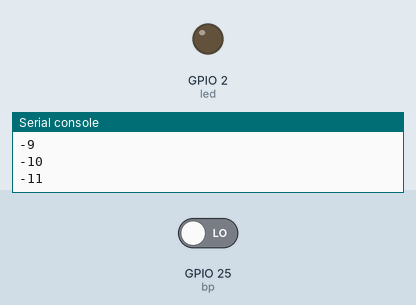
Simulated run of this program. Board: ESP32 board running MicroPython. Parts: output pins drawn as LEDs (lit = HIGH), the last lines printed to the serial console. The test bench sets the inputs (shaded band); at power-on: GPIO 25 (bp) LOW.

Above: at 1.2 s.
1.3 s: GPIO 25 (bp) driven HIGH
At 1.6 s:
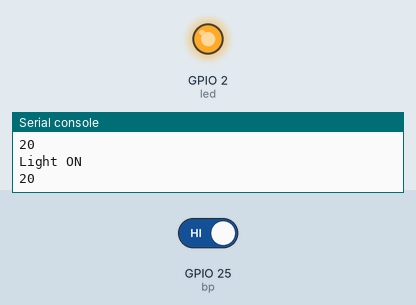
2.8 s: GPIO 25 (bp) driven LOW
At 5.6 s:
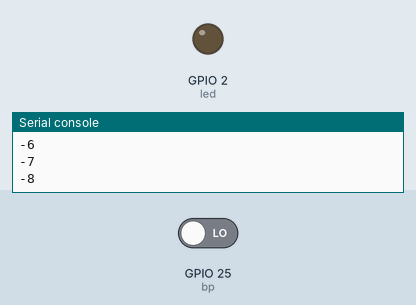
Timing chart, 0 to 7.1 s (numbered marks = the images above; inputs shaded):
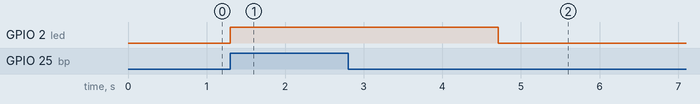

Measured:
- after the input at 1.3 s, GPIO 2 (led): LOW → HIGH at once
- after the input at 2.8 s, GPIO 2 (led): HIGH → LOW after 1.9 s

The program:

tempo-eclairage.py
```python
from machine import Pin
import time

led = Pin(2, Pin.OUT)
bp = Pin(25, Pin.IN)

compt = 0
while True:
    if bp.value():
        compt = 20
        print("Light ON")
    print(compt)
    if compt > 0:
        led.value(1)
    else:
        led.value(0)
    time.sleep(0.1)
    compt = compt - 1
    if compt == 0:
        print("Light OFF")
```
